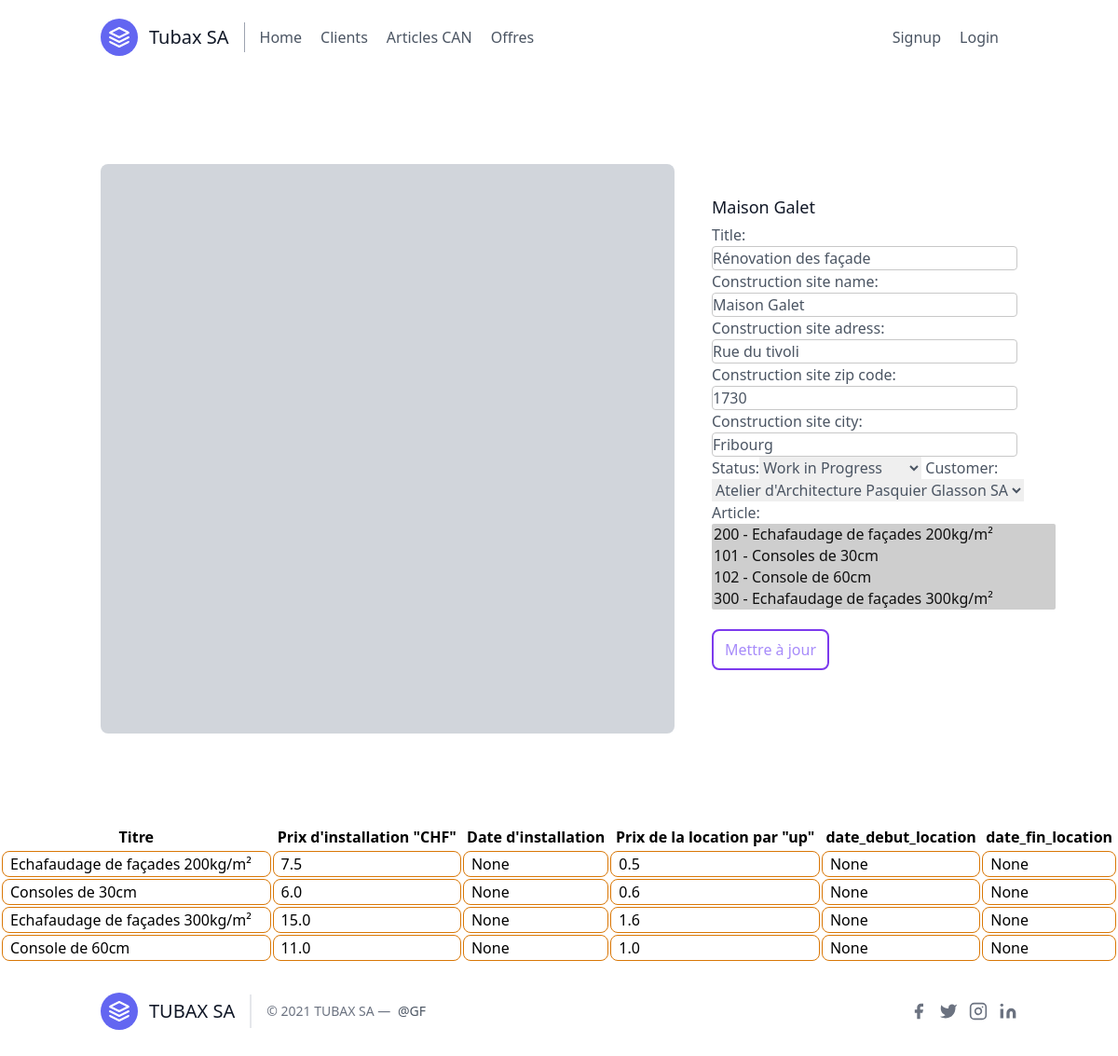
/offer/1/update/, run on the app's committed database.
### scaffolding/models.py (models this page shows, shortened)
class Offer(models.Model):
    STATUS = (
        ("Work in Progress", "Work in Progress"),
        ("Sended to Customer", "Sended to Customer"),
        ("Accepted", "Accepted"),
        ("Declined", "Declined"),
        )
    title = models.CharField(max_length=200, null=True)
    construction_site_name = models.CharField(max_length=200, null=True)
    construction_site_adress = models.CharField(max_length=200, null=True)
    construction_site_zip_code = models.IntegerField(default=0, null=True)
    construction_site_city = models.CharField(max_length=200, null=True)
    status = models.CharField(max_length=200, null=True, choices=STATUS)
    customer = models.ForeignKey(Customer, null=True, on_delete=models.SET_NULL)
    article = models.ManyToManyField("Article", through="Offer_article")

class Customer(models.Model):
    title = models.CharField(max_length=200, null=True, default="Entreprise", blank=True)
    name = models.CharField(max_length=200, null=True)
    adress = models.CharField(max_length=200, null=True, blank=True)
    zip_code = models.IntegerField(default=0, null=True)
    city = models.CharField(max_length=200, null=True, blank=True)
    phone = models.CharField(max_length=200, null=True, blank=True)
    email = models.EmailField(max_length=200, null=True, blank=True)
    date_created = models.DateTimeField(auto_now_add=True, null=True)
    def __str__(self):
        return self.title + " " + self.name

class Offer_article(models.Model):
    offer =  models.ForeignKey(Offer, null=True, on_delete=models.CASCADE)
    article = models.ForeignKey(Article, null=True, on_delete=models.CASCADE)
    title = models.CharField(max_length=200, null=True)

class Article(models.Model):
    title = models.CharField(max_length=200, null=True)
    num = models.IntegerField(default=100, null=True, blank=True)
    prix_installation = models.FloatField(default=0, null=True, blank=True)
    date_installation = models.DateField(null=True, blank=True)
    prix_location = models.FloatField(default=0, null=True, blank=True)
    date_debut_location = models.DateField(null=True, blank=True)
    date_fin_location = models.DateField(null=True, blank=True)
    description = models.TextField(null=True, blank=True)
    category_article = models.ForeignKey(Category_Article, null=True, on_delete=models.CASCADE)
    def __str__(self):
        return str(self.num) + " - " +  self.title

### scaffolding/views.py (the view, shortened to what this page needs)
# urls.py: path('offer/<int:pk>/update/', OfferUpdateView.as_view()),
class OfferUpdateView(UpdateView):
    template_name = "scaffolding/offer_update.html"
    form_class = OfferModelForm
    queryset = Offer.objects.all()
    def get_context_data(self, **kwargs):
        context = super(OfferUpdateView, self).get_context_data(**kwargs)
        context['test_list'] = Offer.article.through.objects.all().filter(offer_id=self.kwargs['pk'])
        context["test_list2"] = ComplexeArticleModelForm
        return context

### scaffolding/forms.py
class OfferModelForm(forms.ModelForm):
    class Meta:
        model = Offer
        fields = (
                "title",
                "construction_site_name",
                "construction_site_adress",
                "construction_site_zip_code",
                "construction_site_city",
                "status",
                "customer",
                "article",
            )

### scaffolding/templates/scaffolding/offer_update.html (shortened to what this page needs)
{% extends "base.html" %}
{% block content %}
{% load static %}
<link rel="stylesheet" type="text/css" href="{% static 'css/input.css' %}">
<section class="text-gray-600 body-font relative">
  <div class="container px-5 py-24 mx-auto flex sm:flex-nowrap flex-wrap">
    <div class="lg:w-2/3 md:w-1/2 bg-gray-300 rounded-lg overflow-hidden sm:mr-10 p-10 flex items-end justify-start relative">
    </div>
    <div class="lg:w-1/3 md:w-1/2 bg-white flex flex-col md:ml-auto w-full md:py-8 mt-8 md:mt-0">
      <h2 class="text-gray-900 text-lg mb-1 font-medium title-font">{{offer.construction_site_name}}</h2>
        <form method="post" autocomplete="off" class="relative mb-4">
    {{form}}
    <button type="submit" class="my-5 border-2 border-purple-600 rounded-lg px-3 py-2 text-purple-400 cursor-pointer hover:bg-purple-600 hover:text-purple-200">Mettre à jour</button>
    </form>
    </div>
  </div>
</section>
<table class="w-full table-auto border-separate">
  <thead>
    <tr>
      <th>Titre</th>
      <th>Prix d'installation "CHF"</th>
      <th>Date d'installation</th>
      <th>Prix de la location par "up"</th>
      <th>date_debut_location</th>
      <th>date_fin_location</th>
    </tr>
  </thead>
          {% for art in test_list %}
  <tbody>
    <tr class="hover:bg-yellow-600 hover:text-yellow-200">
      <td class="border border-yellow-600 rounded-lg px-2"><a style="display:inline-block;width:100%;height:100%;">{{art.article.title}}</a></td>
      <td class="border border-yellow-600 rounded-lg px-2"><a style="display:inline-block;width:100%;height:100%;">{{art.article.prix_installation}}</a></td>
      <td class="border border-yellow-600 rounded-lg px-2"><a style="display:inline-block;width:100%;height:100%;">{{art.article.date_installation}}</a></td>
      <td class="border border-yellow-600 rounded-lg px-2"><a style="display:inline-block;width:100%;height:100%;">{{art.article.prix_location}}</a></td>
      <td class="border border-yellow-600 rounded-lg px-2"><a style="display:inline-block;width:100%;height:100%;">{{art.article.date_debut_location}}</a></td>
      <td class="border border-yellow-600 rounded-lg px-2"><a style="display:inline-block;width:100%;height:100%;">{{art.article.date_fin_location}}</a></td>
    </tr>
  </tbody>
        {% endfor %}
</table>
{% endblock content %}

### scaffolding/static/css/input.css (style rules this page uses)
input { width: 100%; border-radius: 0.25rem; border-width: 1px; --tw-border-opacity: 1; border-color: rgba(200, 200, 200, var(--tw-border-opacity)); }

### data on the page
Offer: construction_site_name "Maison Galet", title "Rénovation des façade", construction_site_adress "Rue du tivoli", construction_site_zip_code "1730", construction_site_city "Fribourg", status "Work in Progress", customer "Atelier d'Architecture Pasquier Glasson SA"
Offer_article: article "Echafaudage de façades 200kg/m²", article.prix_installation "7.5", article.date_installation "None", article.prix_location "0.5", article.date_debut_location "None", article.date_fin_location "None"
Offer_article: article "Consoles de 30cm", article.prix_installation "6.0", article.date_installation "None", article.prix_location "0.6", article.date_debut_location "None", article.date_fin_location "None"
Offer_article: article "Echafaudage de façades 300kg/m²", article.prix_installation "15.0", article.date_installation "None", article.prix_location "1.6", article.date_debut_location "None", article.date_fin_location "None"
Offer_article: article "Console de 60cm", article.prix_installation "11.0", article.date_installation "None", article.prix_location "1.0", article.date_debut_location "None", article.date_fin_location "None"
